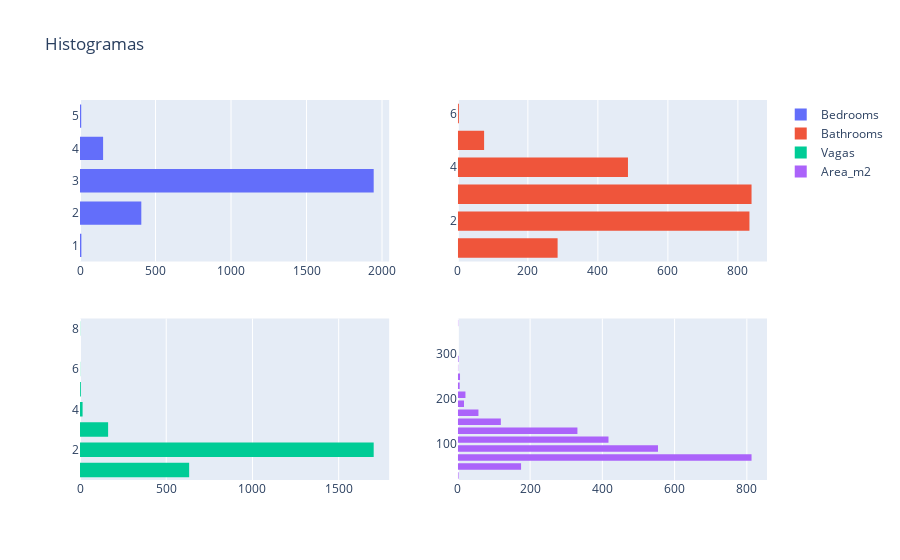

The code cell stored with this chart in its notebook:
### Markdown cell above
Qual tipo de apartamento mais comum em Fortaleza?

### Code cell
import plotly.offline as py
import plotly.graph_objs as go
from plotly.subplots import make_subplots

# Plotando Boxplot
y1 = df_47.bedrooms
y2 = df_47.bathrooms
y3 = df_47.vagas
y4 = df_47.area_m2

fig = make_subplots(rows=2, cols=2,) #subplot_titles=("Scores", "Magnitudes"))

fig.add_trace(go.Histogram(y=y1, name='Bedrooms'), row=1, col=1)
fig.add_trace(go.Histogram(y=y2, name='Bathrooms'), row=1, col=2)
fig.add_trace(go.Histogram(y=y3, name='Vagas'), row=2, col=1)
fig.add_trace(go.Histogram(y=y4, name='Area_m2', nbinsy=20), row=2, col=2)

fig.update_layout(height=700,  title_text="Histogramas", title_x =0.05)
fig.update_layout(
    bargap=0.2, # gap between bars of adjacent location coordinates
    bargroupgap=0.1 # gap between bars of the same location coordinates
)
fig.show()

### Figure 1 — Plotly figure (JSON) as saved in the notebook; plotly's stock layout.template omitted (floating-point values rounded to 4 significant figures; data arrays with more than 128 entries replaced by an {"elided": "..."} marker saying what was removed)
{"data": [{"name": "Bedrooms", "type": "histogram", "xaxis": "x", "y": {"elided": "2521 int values"}, "yaxis": "y"}, {"name": "Bathrooms", "type": "histogram", "xaxis": "x2", "y": {"elided": "2521 int values"}, "yaxis": "y2"}, {"name": "Vagas", "type": "histogram", "xaxis": "x3", "y": {"elided": "2521 int values"}, "yaxis": "y3"}, {"name": "Area_m2", "nbinsy": 20, "type": "histogram", "xaxis": "x4", "y": {"elided": "2521 int values"}, "yaxis": "y4"}], "layout": {"autosize": true, "bargap": 0.2, "bargroupgap": 0.1, "title": {"text": "Histogramas", "x": 0.05}, "xaxis": {"anchor": "y", "autorange": true, "domain": [0, 0.45], "range": [0, 2047.0]}, "xaxis2": {"anchor": "y2", "autorange": true, "domain": [0.55, 1], "range": [0, 883.2]}, "xaxis3": {"anchor": "y3", "autorange": true, "domain": [0, 0.45], "range": [0, 1793.0]}, "xaxis4": {"anchor": "y4", "autorange": true, "domain": [0.55, 1], "range": [0, 855.8]}, "yaxis": {"anchor": "x", "autorange": true, "domain": [0.575, 1], "range": [0.5, 5.5], "type": "linear"}, "yaxis2": {"anchor": "x2", "autorange": true, "domain": [0.575, 1], "range": [0.5, 6.5], "type": "linear"}, "yaxis3": {"anchor": "x3", "autorange": true, "domain": [0, 0.425], "range": [0.5, 8.5], "type": "linear"}, "yaxis4": {"anchor": "x4", "autorange": true, "domain": [0, 0.425], "range": [19.5, 379.5], "type": "linear"}}}
